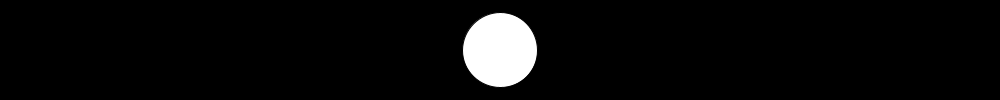
Frame 1 (no input)
Frame 60 (the mouse pressed at the canvas centre just before this capture): identical to frame 1, image omitted
Frame 120 (the mouse held since frame 60 and released just before this capture): identical to frame 1, image omitted

The Processing sketch that drew this single still picture (run headless with seeded random() and noise(); from frame 60 on, the mouse is pressed at the canvas centre):

// Processing sketch: moveBallUsingKeys
// ── moveBallUsingKeys.pde
// Program to show how to use keyPressed() and keyReleased() to control movement
// this is a worked example to be used in class

void setup(){
  size(1000,100) ; // wide short window
}

int ballX = 500 ; // we'll have a ball that starts in the middle of the window
int ballY = 50 ;
boolean moveLeft  = false ; // is the key that makes the ball move left pressed down?
boolean moveRight = false ; // is the key that makes the ball move right pressed down?

void draw(){
  background(0);
  if( moveLeft  && ballX > 0 ) ballX-- ; // notice use of && and --
  if( moveRight && ballY < width ) ballX++ ; // and here ++
  ellipse( ballX, ballY, 75, 75 ) ; // draw the ball
}

// the colours are used for debugging purposes: so that we can see how control works 
  
void keyPressed(){
  if( key == 'a' ) { moveLeft  = true ; fill( 255, 0, 0 ) ; }
  if( key == 'd' ) { moveRight = true ; fill( 0, 0, 255 ) ; }
  if( key == 's' ) {                    fill( 0, 255, 0 ) ; }
}

void keyReleased(){
  if( key == 'a' ) { moveLeft  = false ; fill( 255, 192, 192 ) ; }
  if( key == 'd' ) { moveRight = false ; fill( 192, 192, 255 ) ; }
}
